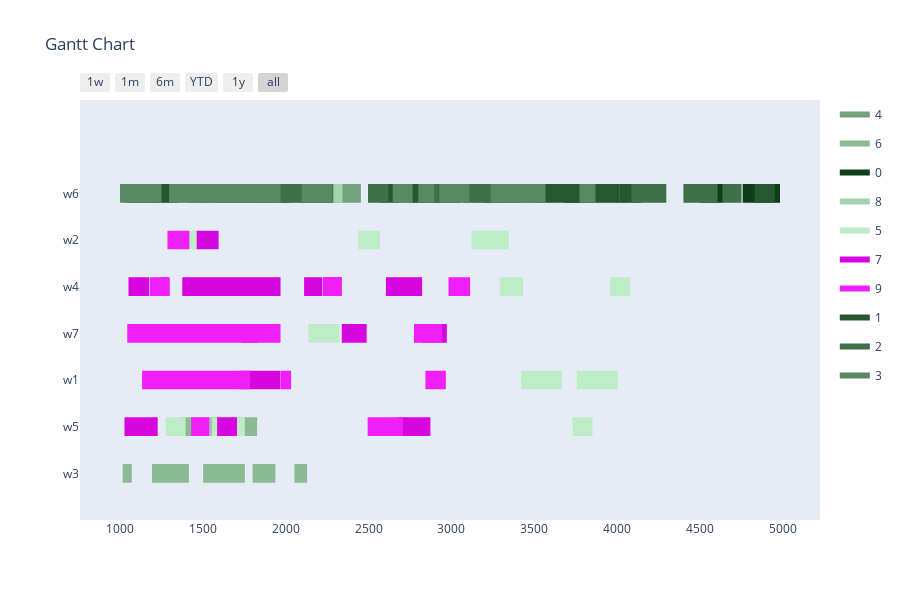

Source (notebook cell):
### Markdown cell above
Config 4 - Randomized Mutation with "open" Planning Horizon

### Code cell
optimizer = BaseGA(env)
optimizer.configure('tardiness', 'twopointcrossover', 'roulettewheel', 'randomize')
last_time_slot = 0
for order in orders:
    if order[1] > last_time_slot:
        last_time_slot = order[1]
# all parameters after offspring_amount are optional (in this case -> verbose=True)
result, best_fitness_history, average_fitness_history, best_generation_history, feasible_gen = optimizer.optimize(orders, max_generations, earliest_time_slot, last_time_slot, population_size, offspring_amount, verbose=True)
workstation_assignments = reformat_result(result, orders, env)
visualize(workstation_assignments, best_fitness_history, average_fitness_history, best_generation_history, feasible_gen)

### Figure 1 — Plotly figure (JSON) as saved in the notebook; plotly's stock layout.template omitted (floating-point values rounded to 4 significant figures; data arrays with more than 128 entries replaced by an {"elided": "..."} marker saying what was removed)
{"data": [{"fill": "toself", "fillcolor": "rgb(115, 161, 124)", "hoverinfo": "name", "legendgroup": "rgb(115, 161, 124)", "mode": "none", "name": "4", "type": "scatter", "x": [2204, 2454, 2454, 2204, 2204, 1741, 1883, 1883, 1741, 1741, 938, 1163, 1163, 938, 938, 1361, 1611, 1611, 1361, 1361, 486, 651, 651, 486, 486, 434, 576, 576, 434, 434, 1291, 1427, 1427, 1291, 1291, 1826, 2051, 2051, 1826, 1826, 1783, 2008, 2008, 1783, 1783, 1872, 1948, 1948, 1872, 1872, 1640, 1805, 1805, 1640, 1640, 1028, 1124, 1124, 1028, 1028, 1429, 1602, 1602, 1429, 1429, 1833, 1920, 1920, 1833, 1833, 435, 571, 571, 435], "y": [5.8, 5.8, 6.2, 6.2, null, 5.8, 5.8, 6.2, 6.2, null, 5.8, 5.8, 6.2, 6.2, null, 5.8, 5.8, 6.2, 6.2, null, 5.8, 5.8, 6.2, 6.2, null, 5.8, 5.8, 6.2, 6.2, null, 5.8, 5.8, 6.2, 6.2, null, 5.8, 5.8, 6.2, 6.2, null, 5.8, 5.8, 6.2, 6.2, null, 5.8, 5.8, 6.2, 6.2, null, 5.8, 5.8, 6.2, 6.2, null, 5.8, 5.8, 6.2, 6.2, null, 5.8, 5.8, 6.2, 6.2, null, 5.8, 5.8, 6.2, 6.2, null, 5.8, 5.8, 6.2, 6.2]}, {"fill": "toself", "fillcolor": "rgb(140, 186, 149)", "hoverinfo": "name", "legendgroup": "rgb(140, 186, 149)", "mode": "none", "name": "6", "type": "scatter", "x": [1958, 2042, 2042, 1958, 1958, 715, 781, 781, 715, 715, 523, 607, 607, 523, 523, 476, 656, 656, 476, 476, 1372, 1586, 1586, 1372, 1372, 1615, 1829, 1829, 1615, 1615, 1531, 1656, 1656, 1531, 1531, 389, 444, 444, 389, 389, 1289, 1355, 1355, 1289, 1289, 1853, 1939, 1939, 1853, 1853, 499, 598, 598, 499, 499, 1504, 1654, 1654, 1504, 1504, 902, 989, 989, 902, 902, 1019, 1074, 1074, 1019, 1019, 636, 814, 814, 636, 636, 1802, 1868, 1868, 1802, 1802, 370, 446, 446, 370, 370, 1332, 1418, 1418, 1332, 1332, 2054, 2130, 2130, 2054, 2054, 1196, 1346, 1346, 1196, 1196, 1605, 1755, 1755, 1605], "y": [5.8, 5.8, 6.2, 6.2, null, 5.8, 5.8, 6.2, 6.2, null, 5.8, 5.8, 6.2, 6.2, null, 0.8, 0.8, 1.2, 1.2, null, 0.8, 0.8, 1.2, 1.2, null, 0.8, 0.8, 1.2, 1.2, null, -0.2, -0.2, 0.2, 0.2, null, -0.2, -0.2, 0.2, 0.2, null, -0.2, -0.2, 0.2, 0.2, null, -0.2, -0.2, 0.2, 0.2, null, -0.2, -0.2, 0.2, 0.2, null, -0.2, -0.2, 0.2, 0.2, null, -0.2, -0.2, 0.2, 0.2, null, -0.2, -0.2, 0.2, 0.2, null, -0.2, -0.2, 0.2, 0.2, null, -0.2, -0.2, 0.2, 0.2, null, -0.2, -0.2, 0.2, 0.2, null, -0.2, -0.2, 0.2, 0.2, null, -0.2, -0.2, 0.2, 0.2, null, -0.2, -0.2, 0.2, 0.2, null, -0.2, -0.2, 0.2, 0.2]}, {"fill": "toself", "fillcolor": "rgb(15, 61, 24)", "hoverinfo": "name", "legendgroup": "rgb(15, 61, 24)", "mode": "none", "name": "0", "type": "scatter", "x": [313, 389, 389, 313, 313, 1201, 1297, 1297, 1201, 1201, 2655, 2869, 2869, 2655, 2655, 3682, 3847, 3847, 3682, 3682, 249, 391, 391, 249, 249, 327, 492, 492, 327, 327, 4754, 4979, 4979, 4754, 4754, 1795, 1950, 1950, 1795, 1795, 3989, 4065, 4065, 3989, 3989, 3709, 3845, 3845, 3709, 3709, 2910, 3052, 3052, 2910, 2910, 283, 447, 447, 283, 283, 3127, 3292, 3292, 3127, 3127, 4498, 4640, 4640, 4498, 4498, 513, 578, 578, 513], "y": [5.8, 5.8, 6.2, 6.2, null, 5.8, 5.8, 6.2, 6.2, null, 5.8, 5.8, 6.2, 6.2, null, 5.8, 5.8, 6.2, 6.2, null, 5.8, 5.8, 6.2, 6.2, null, 5.8, 5.8, 6.2, 6.2, null, 5.8, 5.8, 6.2, 6.2, null, 5.8, 5.8, 6.2, 6.2, null, 5.8, 5.8, 6.2, 6.2, null, 5.8, 5.8, 6.2, 6.2, null, 5.8, 5.8, 6.2, 6.2, null, 5.8, 5.8, 6.2, 6.2, null, 5.8, 5.8, 6.2, 6.2, null, 5.8, 5.8, 6.2, 6.2, null, 5.8, 5.8, 6.2, 6.2]}, {"fill": "toself", "fillcolor": "rgb(165, 211, 174)", "hoverinfo": "name", "legendgroup": "rgb(165, 211, 174)", "mode": "none", "name": "8", "type": "scatter", "x": [724, 834, 834, 724, 724, 2163, 2343, 2343, 2163, 2163, 1334, 1519, 1519, 1334, 1334, 2656, 2752, 2752, 2656, 2656, 2697, 2807, 2807, 2697, 2697, 4014, 4139, 4139, 4014, 4014, 1511, 1641, 1641, 1511, 1511, 958, 1143, 1143, 958, 958, 984, 1114, 1114, 984, 984, 1170, 1293, 1293, 1170, 1170, 3788, 3941, 3941, 3788, 3788, 1114, 1224, 1224, 1114, 1114, 3500, 3620, 3620, 3500, 3500, 2836, 2989, 2989, 2836, 2836, 3183, 3283, 3283, 3183, 3183, 1972, 2132, 2132, 1972, 1972, 564, 661, 661, 564, 564, 3102, 3222, 3222, 3102, 3102, 3208, 3318, 3318, 3208, 3208, 706, 826, 826, 706, 706, 3210, 3330, 3330, 3210, 3210, 3098, 3213, 3213, 3098, 3098, 3833, 4013, 4013, 3833], "y": [5.8, 5.8, 6.2, 6.2, null, 5.8, 5.8, 6.2, 6.2, null, 5.8, 5.8, 6.2, 6.2, null, 5.8, 5.8, 6.2, 6.2, null, 5.8, 5.8, 6.2, 6.2, null, 5.8, 5.8, 6.2, 6.2, null, 5.8, 5.8, 6.2, 6.2, null, 5.8, 5.8, 6.2, 6.2, null, 5.8, 5.8, 6.2, 6.2, null, 5.8, 5.8, 6.2, 6.2, null, 5.8, 5.8, 6.2, 6.2, null, 5.8, 5.8, 6.2, 6.2, null, 5.8, 5.8, 6.2, 6.2, null, 5.8, 5.8, 6.2, 6.2, null, 5.8, 5.8, 6.2, 6.2, null, 5.8, 5.8, 6.2, 6.2, null, 5.8, 5.8, 6.2, 6.2, null, 5.8, 5.8, 6.2, 6.2, null, 5.8, 5.8, 6.2, 6.2, null, 5.8, 5.8, 6.2, 6.2, null, 5.8, 5.8, 6.2, 6.2, null, 5.8, 5.8, 6.2, 6.2, null, 5.8, 5.8, 6.2, 6.2]}, {"fill": "toself", "fillcolor": "rgb(190, 236, 199)", "hoverinfo": "name", "legendgroup": "rgb(190, 236, 199)", "mode": "none", "name": "5", "type": "scatter", "x": [2437, 2569, 2569, 2437, 2437, 1448, 1580, 1580, 1448, 1448, 1321, 1544, 1544, 1321, 1321, 3121, 3344, 3344, 3121, 3121, 3957, 4077, 4077, 3957, 3957, 3291, 3431, 3431, 3291, 3291, 729, 852, 852, 729, 729, 2834, 2957, 2957, 2834, 2834, 2138, 2234, 2234, 2138, 2138, 2203, 2326, 2326, 2203, 2203, 207, 303, 303, 207, 207, 3755, 4002, 4002, 3755, 3755, 3419, 3666, 3666, 3419, 3419, 1278, 1398, 1398, 1278, 1278, 1555, 1755, 1755, 1555, 1555, 1437, 1547, 1547, 1437, 1437, 455, 560, 560, 455, 455, 3730, 3850, 3850, 3730], "y": [4.8, 4.8, 5.2, 5.2, null, 4.8, 4.8, 5.2, 5.2, null, 4.8, 4.8, 5.2, 5.2, null, 4.8, 4.8, 5.2, 5.2, null, 3.8, 3.8, 4.2, 4.2, null, 3.8, 3.8, 4.2, 4.2, null, 2.8, 2.8, 3.2, 3.2, null, 2.8, 2.8, 3.2, 3.2, null, 2.8, 2.8, 3.2, 3.2, null, 2.8, 2.8, 3.2, 3.2, null, 2.8, 2.8, 3.2, 3.2, null, 1.8, 1.8, 2.2, 2.2, null, 1.8, 1.8, 2.2, 2.2, null, 0.8, 0.8, 1.2, 1.2, null, 0.8, 0.8, 1.2, 1.2, null, 0.8, 0.8, 1.2, 1.2, null, 0.8, 0.8, 1.2, 1.2, null, 0.8, 0.8, 1.2, 1.2]}, {"fill": "toself", "fillcolor": "rgb(215, 5, 224)", "hoverinfo": "name", "legendgroup": "rgb(215, 5, 224)", "mode": "none", "name": "7", "type": "scatter", "x": [1465, 1597, 1597, 1465, 1465, 1179, 1289, 1289, 1179, 1179, 2605, 2735, 2735, 2605, 2605, 293, 413, 413, 293, 293, 2693, 2823, 2823, 2693, 2693, 358, 488, 488, 358, 358, 924, 1054, 1054, 924, 924, 1248, 1378, 1378, 1248, 1248, 2112, 2222, 2222, 2112, 2112, 2227, 2337, 2337, 2227, 2227, 347, 467, 467, 347, 347, 2339, 2489, 2489, 2339, 2339, 1740, 1836, 1836, 1740, 1740, 2822, 2972, 2972, 2822, 2822, 1721, 1968, 1968, 1721, 1721, 1588, 1708, 1708, 1588, 1588, 2673, 2873, 2873, 2673, 2673, 1030, 1230, 1230, 1030], "y": [4.8, 4.8, 5.2, 5.2, null, 3.8, 3.8, 4.2, 4.2, null, 3.8, 3.8, 4.2, 4.2, null, 3.8, 3.8, 4.2, 4.2, null, 3.8, 3.8, 4.2, 4.2, null, 3.8, 3.8, 4.2, 4.2, null, 3.8, 3.8, 4.2, 4.2, null, 3.8, 3.8, 4.2, 4.2, null, 3.8, 3.8, 4.2, 4.2, null, 3.8, 3.8, 4.2, 4.2, null, 3.8, 3.8, 4.2, 4.2, null, 2.8, 2.8, 3.2, 3.2, null, 2.8, 2.8, 3.2, 3.2, null, 2.8, 2.8, 3.2, 3.2, null, 1.8, 1.8, 2.2, 2.2, null, 0.8, 0.8, 1.2, 1.2, null, 0.8, 0.8, 1.2, 1.2, null, 0.8, 0.8, 1.2, 1.2]}, {"fill": "toself", "fillcolor": "rgb(240, 30, 249)", "hoverinfo": "name", "legendgroup": "rgb(240, 30, 249)", "mode": "none", "name": "9", "type": "scatter", "x": [1289, 1421, 1421, 1289, 1289, 544, 654, 654, 544, 544, 332, 472, 472, 332, 332, 1183, 1303, 1303, 1183, 1183, 2229, 2339, 2339, 2229, 2229, 2982, 3112, 3112, 2982, 2982, 2774, 2944, 2944, 2774, 2774, 951, 1047, 1047, 951, 951, 524, 674, 674, 524, 524, 966, 1062, 1062, 966, 966, 2843, 2966, 2966, 2843, 2843, 288, 535, 535, 288, 288, 697, 820, 820, 697, 697, 1787, 2034, 2034, 1787, 1787, 889, 1136, 1136, 889, 889, 2508, 2708, 2708, 2508, 2508, 2495, 2605, 2605, 2495, 2495, 1432, 1542, 1542, 1432], "y": [4.8, 4.8, 5.2, 5.2, null, 3.8, 3.8, 4.2, 4.2, null, 3.8, 3.8, 4.2, 4.2, null, 3.8, 3.8, 4.2, 4.2, null, 3.8, 3.8, 4.2, 4.2, null, 3.8, 3.8, 4.2, 4.2, null, 2.8, 2.8, 3.2, 3.2, null, 2.8, 2.8, 3.2, 3.2, null, 2.8, 2.8, 3.2, 3.2, null, 2.8, 2.8, 3.2, 3.2, null, 1.8, 1.8, 2.2, 2.2, null, 1.8, 1.8, 2.2, 2.2, null, 1.8, 1.8, 2.2, 2.2, null, 1.8, 1.8, 2.2, 2.2, null, 1.8, 1.8, 2.2, 2.2, null, 0.8, 0.8, 1.2, 1.2, null, 0.8, 0.8, 1.2, 1.2, null, 0.8, 0.8, 1.2, 1.2]}, {"fill": "toself", "fillcolor": "rgb(40, 86, 49)", "hoverinfo": "name", "legendgroup": "rgb(40, 86, 49)", "mode": "none", "name": "1", "type": "scatter", "x": [4825, 4948, 4948, 4825, 4825, 3754, 3884, 3884, 3754, 3754, 2743, 2848, 2848, 2743, 2743, 1813, 2023, 2023, 1813, 1813, 3248, 3363, 3363, 3248, 3248, 3196, 3406, 3406, 3196, 3196, 304, 437, 437, 304, 304, 3653, 3798, 3798, 3653, 3653, 2862, 2962, 2962, 2862, 2862, 882, 1052, 1052, 882, 882, 2572, 2685, 2685, 2572, 2572, 1354, 1594, 1594, 1354, 1354, 3584, 3794, 3794, 3584, 3584, 807, 912, 912, 807, 807, 4014, 4147, 4147, 4014, 4014, 689, 839, 839, 689, 689, 2093, 2247, 2247, 2093, 2093, 3502, 3694, 3694, 3502, 3502, 3843, 4013, 4013, 3843, 3843, 3872, 3964, 3964, 3872, 3872, 1822, 1927, 1927, 1822, 1822, 672, 792, 792, 672, 672, 419, 524, 524, 419], "y": [5.8, 5.8, 6.2, 6.2, null, 5.8, 5.8, 6.2, 6.2, null, 5.8, 5.8, 6.2, 6.2, null, 5.8, 5.8, 6.2, 6.2, null, 5.8, 5.8, 6.2, 6.2, null, 5.8, 5.8, 6.2, 6.2, null, 5.8, 5.8, 6.2, 6.2, null, 5.8, 5.8, 6.2, 6.2, null, 5.8, 5.8, 6.2, 6.2, null, 5.8, 5.8, 6.2, 6.2, null, 5.8, 5.8, 6.2, 6.2, null, 5.8, 5.8, 6.2, 6.2, null, 5.8, 5.8, 6.2, 6.2, null, 5.8, 5.8, 6.2, 6.2, null, 5.8, 5.8, 6.2, 6.2, null, 5.8, 5.8, 6.2, 6.2, null, 5.8, 5.8, 6.2, 6.2, null, 5.8, 5.8, 6.2, 6.2, null, 5.8, 5.8, 6.2, 6.2, null, 5.8, 5.8, 6.2, 6.2, null, 5.8, 5.8, 6.2, 6.2, null, 5.8, 5.8, 6.2, 6.2, null, 5.8, 5.8, 6.2, 6.2]}, {"fill": "toself", "fillcolor": "rgb(65, 111, 74)", "hoverinfo": "name", "legendgroup": "rgb(65, 111, 74)", "mode": "none", "name": "2", "type": "scatter", "x": {"elided": "134 int values"}, "y": {"elided": "134 float values"}}, {"fill": "toself", "fillcolor": "rgb(90, 136, 99)", "hoverinfo": "name", "legendgroup": "rgb(90, 136, 99)", "mode": "none", "name": "3", "type": "scatter", "x": [1753, 1878, 1878, 1753, 1753, 2646, 2766, 2766, 2646, 2646, 1373, 1553, 1553, 1373, 1373, 968, 1118, 1118, 968, 968, 2098, 2283, 2283, 2098, 2098, 3446, 3566, 3566, 3446, 3446, 1179, 1299, 1299, 1179, 1179, 662, 758, 758, 662, 662, 601, 697, 697, 601, 601, 1253, 1413, 1413, 1253, 1253, 1213, 1366, 1366, 1213, 1213, 1679, 1839, 1839, 1679, 1679, 3237, 3427, 3427, 3237, 3237, 788, 973, 973, 788, 788, 2946, 3066, 3066, 2946, 2946, 873, 1003, 1003, 873, 873, 3380, 3560, 3560, 3380, 3380, 2927, 3107, 3107, 2927, 2927, 909, 1062, 1062, 909, 909, 3771, 3858, 3858, 3771, 3771, 2800, 2896, 2896, 2800, 2800, 466, 586, 586, 466, 466, 3805, 3867, 3867, 3805], "y": [5.8, 5.8, 6.2, 6.2, null, 5.8, 5.8, 6.2, 6.2, null, 5.8, 5.8, 6.2, 6.2, null, 5.8, 5.8, 6.2, 6.2, null, 5.8, 5.8, 6.2, 6.2, null, 5.8, 5.8, 6.2, 6.2, null, 5.8, 5.8, 6.2, 6.2, null, 5.8, 5.8, 6.2, 6.2, null, 5.8, 5.8, 6.2, 6.2, null, 5.8, 5.8, 6.2, 6.2, null, 5.8, 5.8, 6.2, 6.2, null, 5.8, 5.8, 6.2, 6.2, null, 5.8, 5.8, 6.2, 6.2, null, 5.8, 5.8, 6.2, 6.2, null, 5.8, 5.8, 6.2, 6.2, null, 5.8, 5.8, 6.2, 6.2, null, 5.8, 5.8, 6.2, 6.2, null, 5.8, 5.8, 6.2, 6.2, null, 5.8, 5.8, 6.2, 6.2, null, 5.8, 5.8, 6.2, 6.2, null, 5.8, 5.8, 6.2, 6.2, null, 5.8, 5.8, 6.2, 6.2, null, 5.8, 5.8, 6.2, 6.2]}, {"legendgroup": "rgb(115, 161, 124)", "marker": {"color": "rgb(115, 161, 124)", "opacity": 0, "size": 1}, "mode": "markers", "name": "", "showlegend": false, "text": [null, null, null, null, null, null, null, null, null, null, null, null, null, null, null, null, null, null, null, null, null, null, null, null, null, null, null, null, null, null], "type": "scatter", "x": [2204, 2454, 1741, 1883, 938, 1163, 1361, 1611, 486, 651, 434, 576, 1291, 1427, 1826, 2051, 1783, 2008, 1872, 1948, 1640, 1805, 1028, 1124, 1429, 1602, 1833, 1920, 435, 571], "y": [6, 6, 6, 6, 6, 6, 6, 6, 6, 6, 6, 6, 6, 6, 6, 6, 6, 6, 6, 6, 6, 6, 6, 6, 6, 6, 6, 6, 6, 6]}, {"legendgroup": "rgb(140, 186, 149)", "marker": {"color": "rgb(140, 186, 149)", "opacity": 0, "size": 1}, "mode": "markers", "name": "", "showlegend": false, "text": [null, null, null, null, null, null, null, null, null, null, null, null, null, null, null, null, null, null, null, null, null, null, null, null, null, null, null, null, null, null, null, null, null, null, null, null, null, null, null, null, null, null], "type": "scatter", "x": [1958, 2042, 715, 781, 523, 607, 476, 656, 1372, 1586, 1615, 1829, 1531, 1656, 389, 444, 1289, 1355, 1853, 1939, 499, 598, 1504, 1654, 902, 989, 1019, 1074, 636, 814, 1802, 1868, 370, 446, 1332, 1418, 2054, 2130, 1196, 1346, 1605, 1755], "y": [6, 6, 6, 6, 6, 6, 1, 1, 1, 1, 1, 1, 0, 0, 0, 0, 0, 0, 0, 0, 0, 0, 0, 0, 0, 0, 0, 0, 0, 0, 0, 0, 0, 0, 0, 0, 0, 0, 0, 0, 0, 0]}, {"legendgroup": "rgb(15, 61, 24)", "marker": {"color": "rgb(15, 61, 24)", "opacity": 0, "size": 1}, "mode": "markers", "name": "", "showlegend": false, "text": [null, null, null, null, null, null, null, null, null, null, null, null, null, null, null, null, null, null, null, null, null, null, null, null, null, null, null, null, null, null], "type": "scatter", "x": [313, 389, 1201, 1297, 2655, 2869, 3682, 3847, 249, 391, 327, 492, 4754, 4979, 1795, 1950, 3989, 4065, 3709, 3845, 2910, 3052, 283, 447, 3127, 3292, 4498, 4640, 513, 578], "y": [6, 6, 6, 6, 6, 6, 6, 6, 6, 6, 6, 6, 6, 6, 6, 6, 6, 6, 6, 6, 6, 6, 6, 6, 6, 6, 6, 6, 6, 6]}, {"legendgroup": "rgb(165, 211, 174)", "marker": {"color": "rgb(165, 211, 174)", "opacity": 0, "size": 1}, "mode": "markers", "name": "", "showlegend": false, "text": [null, null, null, null, null, null, null, null, null, null, null, null, null, null, null, null, null, null, null, null, null, null, null, null, null, null, null, null, null, null, null, null, null, null, null, null, null, null, null, null, null, null, null, null, null, null], "type": "scatter", "x": [724, 834, 2163, 2343, 1334, 1519, 2656, 2752, 2697, 2807, 4014, 4139, 1511, 1641, 958, 1143, 984, 1114, 1170, 1293, 3788, 3941, 1114, 1224, 3500, 3620, 2836, 2989, 3183, 3283, 1972, 2132, 564, 661, 3102, 3222, 3208, 3318, 706, 826, 3210, 3330, 3098, 3213, 3833, 4013], "y": [6, 6, 6, 6, 6, 6, 6, 6, 6, 6, 6, 6, 6, 6, 6, 6, 6, 6, 6, 6, 6, 6, 6, 6, 6, 6, 6, 6, 6, 6, 6, 6, 6, 6, 6, 6, 6, 6, 6, 6, 6, 6, 6, 6, 6, 6]}, {"legendgroup": "rgb(190, 236, 199)", "marker": {"color": "rgb(190, 236, 199)", "opacity": 0, "size": 1}, "mode": "markers", "name": "", "showlegend": false, "text": [null, null, null, null, null, null, null, null, null, null, null, null, null, null, null, null, null, null, null, null, null, null, null, null, null, null, null, null, null, null, null, null, null, null, null, null], "type": "scatter", "x": [2437, 2569, 1448, 1580, 1321, 1544, 3121, 3344, 3957, 4077, 3291, 3431, 729, 852, 2834, 2957, 2138, 2234, 2203, 2326, 207, 303, 3755, 4002, 3419, 3666, 1278, 1398, 1555, 1755, 1437, 1547, 455, 560, 3730, 3850], "y": [5, 5, 5, 5, 5, 5, 5, 5, 4, 4, 4, 4, 3, 3, 3, 3, 3, 3, 3, 3, 3, 3, 2, 2, 2, 2, 1, 1, 1, 1, 1, 1, 1, 1, 1, 1]}, {"legendgroup": "rgb(215, 5, 224)", "marker": {"color": "rgb(215, 5, 224)", "opacity": 0, "size": 1}, "mode": "markers", "name": "", "showlegend": false, "text": [null, null, null, null, null, null, null, null, null, null, null, null, null, null, null, null, null, null, null, null, null, null, null, null, null, null, null, null, null, null, null, null, null, null, null, null], "type": "scatter", "x": [1465, 1597, 1179, 1289, 2605, 2735, 293, 413, 2693, 2823, 358, 488, 924, 1054, 1248, 1378, 2112, 2222, 2227, 2337, 347, 467, 2339, 2489, 1740, 1836, 2822, 2972, 1721, 1968, 1588, 1708, 2673, 2873, 1030, 1230], "y": [5, 5, 4, 4, 4, 4, 4, 4, 4, 4, 4, 4, 4, 4, 4, 4, 4, 4, 4, 4, 4, 4, 3, 3, 3, 3, 3, 3, 2, 2, 1, 1, 1, 1, 1, 1]}, {"legendgroup": "rgb(240, 30, 249)", "marker": {"color": "rgb(240, 30, 249)", "opacity": 0, "size": 1}, "mode": "markers", "name": "", "showlegend": false, "text": [null, null, null, null, null, null, null, null, null, null, null, null, null, null, null, null, null, null, null, null, null, null, null, null, null, null, null, null, null, null, null, null, null, null, null, null], "type": "scatter", "x": [1289, 1421, 544, 654, 332, 472, 1183, 1303, 2229, 2339, 2982, 3112, 2774, 2944, 951, 1047, 524, 674, 966, 1062, 2843, 2966, 288, 535, 697, 820, 1787, 2034, 889, 1136, 2508, 2708, 2495, 2605, 1432, 1542], "y": [5, 5, 4, 4, 4, 4, 4, 4, 4, 4, 4, 4, 3, 3, 3, 3, 3, 3, 3, 3, 2, 2, 2, 2, 2, 2, 2, 2, 2, 2, 1, 1, 1, 1, 1, 1]}, {"legendgroup": "rgb(40, 86, 49)", "marker": {"color": "rgb(40, 86, 49)", "opacity": 0, "size": 1}, "mode": "markers", "name": "", "showlegend": false, "text": [null, null, null, null, null, null, null, null, null, null, null, null, null, null, null, null, null, null, null, null, null, null, null, null, null, null, null, null, null, null, null, null, null, null, null, null, null, null, null, null, null, null, null, null, null, null], "type": "scatter", "x": [4825, 4948, 3754, 3884, 2743, 2848, 1813, 2023, 3248, 3363, 3196, 3406, 304, 437, 3653, 3798, 2862, 2962, 882, 1052, 2572, 2685, 1354, 1594, 3584, 3794, 807, 912, 4014, 4147, 689, 839, 2093, 2247, 3502, 3694, 3843, 4013, 3872, 3964, 1822, 1927, 672, 792, 419, 524], "y": [6, 6, 6, 6, 6, 6, 6, 6, 6, 6, 6, 6, 6, 6, 6, 6, 6, 6, 6, 6, 6, 6, 6, 6, 6, 6, 6, 6, 6, 6, 6, 6, 6, 6, 6, 6, 6, 6, 6, 6, 6, 6, 6, 6, 6, 6]}, {"legendgroup": "rgb(65, 111, 74)", "marker": {"color": "rgb(65, 111, 74)", "opacity": 0, "size": 1}, "mode": "markers", "name": "", "showlegend": false, "text": [null, null, null, null, null, null, null, null, null, null, null, null, null, null, null, null, null, null, null, null, null, null, null, null, null, null, null, null, null, null, null, null, null, null, null, null, null, null, null, null, null, null, null, null, null, null, null, null, null, null, null, null, null, null], "type": "scatter", "x": [3067, 3277, 3252, 3397, 1423, 1548, 3407, 3552, 2841, 3019, 2499, 2619, 2874, 3052, 4084, 4294, 1521, 1681, 619, 734, 361, 506, 2123, 2288, 4632, 4747, 4473, 4603, 2895, 2991, 762, 882, 1122, 1209, 325, 445, 3181, 3301, 2497, 2584, 4397, 4542, 1526, 1622, 1529, 1674, 3229, 3334, 1889, 2067, 4477, 4587, 1988, 2118], "y": [6, 6, 6, 6, 6, 6, 6, 6, 6, 6, 6, 6, 6, 6, 6, 6, 6, 6, 6, 6, 6, 6, 6, 6, 6, 6, 6, 6, 6, 6, 6, 6, 6, 6, 6, 6, 6, 6, 6, 6, 6, 6, 6, 6, 6, 6, 6, 6, 6, 6, 6, 6, 6, 6]}, {"legendgroup": "rgb(90, 136, 99)", "marker": {"color": "rgb(90, 136, 99)", "opacity": 0, "size": 1}, "mode": "markers", "name": "", "showlegend": false, "text": [null, null, null, null, null, null, null, null, null, null, null, null, null, null, null, null, null, null, null, null, null, null, null, null, null, null, null, null, null, null, null, null, null, null, null, null, null, null, null, null, null, null, null, null, null, null], "type": "scatter", "x": [1753, 1878, 2646, 2766, 1373, 1553, 968, 1118, 2098, 2283, 3446, 3566, 1179, 1299, 662, 758, 601, 697, 1253, 1413, 1213, 1366, 1679, 1839, 3237, 3427, 788, 973, 2946, 3066, 873, 1003, 3380, 3560, 2927, 3107, 909, 1062, 3771, 3858, 2800, 2896, 466, 586, 3805, 3867], "y": [6, 6, 6, 6, 6, 6, 6, 6, 6, 6, 6, 6, 6, 6, 6, 6, 6, 6, 6, 6, 6, 6, 6, 6, 6, 6, 6, 6, 6, 6, 6, 6, 6, 6, 6, 6, 6, 6, 6, 6, 6, 6, 6, 6, 6, 6]}], "layout": {"height": 600, "hovermode": "closest", "showlegend": true, "title": {"text": "Gantt Chart"}, "xaxis": {"rangeselector": {"buttons": [{"count": 7, "label": "1w", "step": "day", "stepmode": "backward"}, {"count": 1, "label": "1m", "step": "month", "stepmode": "backward"}, {"count": 6, "label": "6m", "step": "month", "stepmode": "backward"}, {"count": 1, "label": "YTD", "step": "year", "stepmode": "todate"}, {"count": 1, "label": "1y", "step": "year", "stepmode": "backward"}, {"step": "all"}]}, "showgrid": false, "type": "date", "zeroline": false}, "yaxis": {"autorange": false, "range": [-1, 8], "showgrid": false, "ticktext": ["w3", "w5", "w1", "w7", "w4", "w2", "w6"], "tickvals": [0, 1, 2, 3, 4, 5, 6], "zeroline": false}}}
